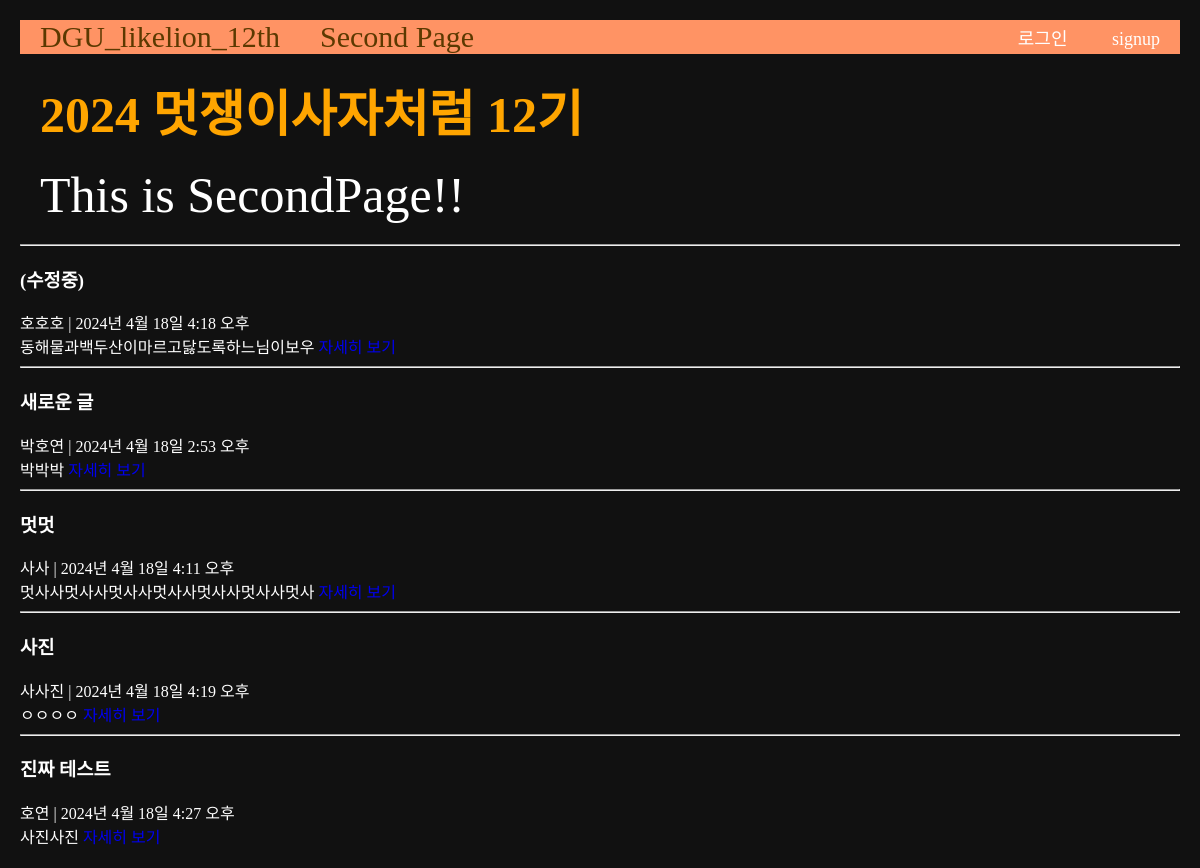
The app's page /second, older data.
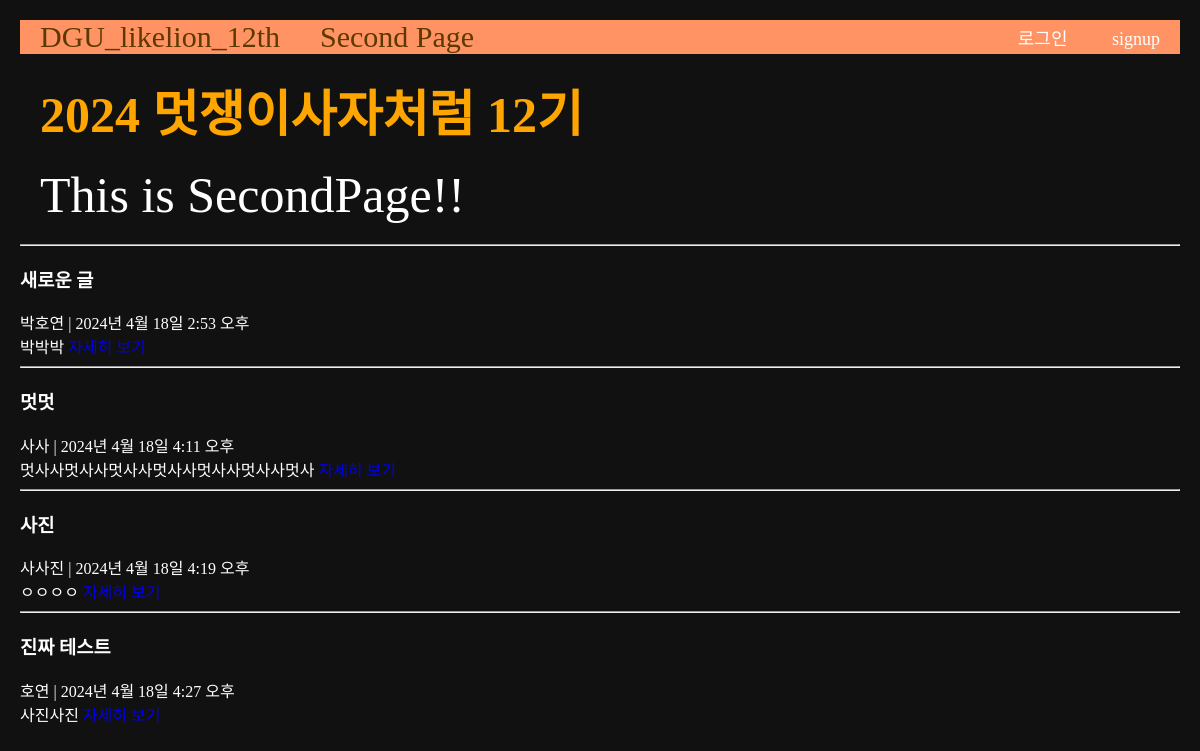
The same page, newer data.
### main/models.py (models this page shows, shortened)
class Blog(models.Model):
    title = models.CharField(max_length=50)
    writer = models.CharField(max_length=30)
    body = models.TextField()
    pub_date = models.DateTimeField()
    image = models.ImageField(upload_to="blog/", blank=True, null=True)
    def summary(self):
        return self.body[:20]

### main/views.py (the view)
# urls.py: path('second', secondpage, name="secondpage"),
def secondpage(request):
    blogs = Blog.objects.all()
    return render(request, 'main/secondpage.html', {'blogs': blogs})

### main/templates/main/secondpage.html
{% extends 'base.html' %}
{% block content %}
<h1 class="contents">2024 멋쟁이사자처럼 12기</h1>
<div class="contents">This is SecondPage!!</div>
<div>
    {% for blog in blogs %}
    <div>
        <hr/>
        <h3>{{blog.title}}</h3>
        {{blog.writer}} | {{blog.pub_date}}<br>
        {{blog.summary}}
        <a href="{% url 'main:detail' blog.id %}">자세히 보기</a>
        <br>
    </div>
    {% endfor %}
</div>
{% endblock %}

### project/templates/base.html (shortened to what this page needs)
<!DOCTYPE html>
{% load static %}
<html lang="ko">
<head>
    <link rel="stylesheet" type="text/css" href="{% static 'css/project.css' %}">
</head>
<body class="body-container">
    {% include 'shared/_navbar.html' %}
    <div>
        {% block content %}
        {% endblock %}
    </div>
</body>
</html>

### project/templates/shared/_navbar.html
<nav class="navbar-container">
    <a class="navbar-link" href="{% url 'main:mainpage' %}">DGU_likelion_12th</a>
    <a class="navbar-link" href="{% url 'main:secondpage' %}">Second Page</a>
    <div class="nav-right">
        {% if user.is_authenticated %}
        <ul class="nav-link-account">
            <li class="nav-link-user">{{user.username}}</li>
            <li><a href="{% url 'accounts:logout' %}">로그아웃</a></li>
            <li><a href="{% url 'users:mypage' %}">mypage</a></li>
        </ul>
        {% else %}
        <ul class="nav-link-account">
            <li><a href="{% url 'accounts:login' %}">로그인</a></li>
            <li><a href="{% url 'accounts:signup' %}">signup</a></li>
        </ul>
        {% endif %}
    </div>
</nav>

### project/static/css/project.css (style rules this page uses)
h1 { color: orange; }

### project/templates/base.html (style rules this page uses)
a { text-decoration: none; }
.body-container { background-color: #111; color: #fff; margin: 20px; }
.navbar-container { display: flex; align-items: center; padding-left: 20px; gap: 40px; background-color: #FF9364; font-size: 18px; }
.navbar-link { color: #5c3900; font-size: 30px; }
.contents { font-size: 50px; margin: 20px; }
.nav-right { margin-left: auto; }
.nav-link-account { list-style-type: none; margin: 0; padding: 0; }
.nav-link-account li { display: inline; padding: 10px 20px; text-decoration: none; }
.nav-link-account li a { color: white; text-decoration: none; }

Row changes from the older to the newer data that the page shows:
removed Blog: title "(수정중)", writer "호호호", pub_date "2024년 4월 18일 4:18 오후", summary "동해물과백두산이마르고닳도록하느님이보우"
